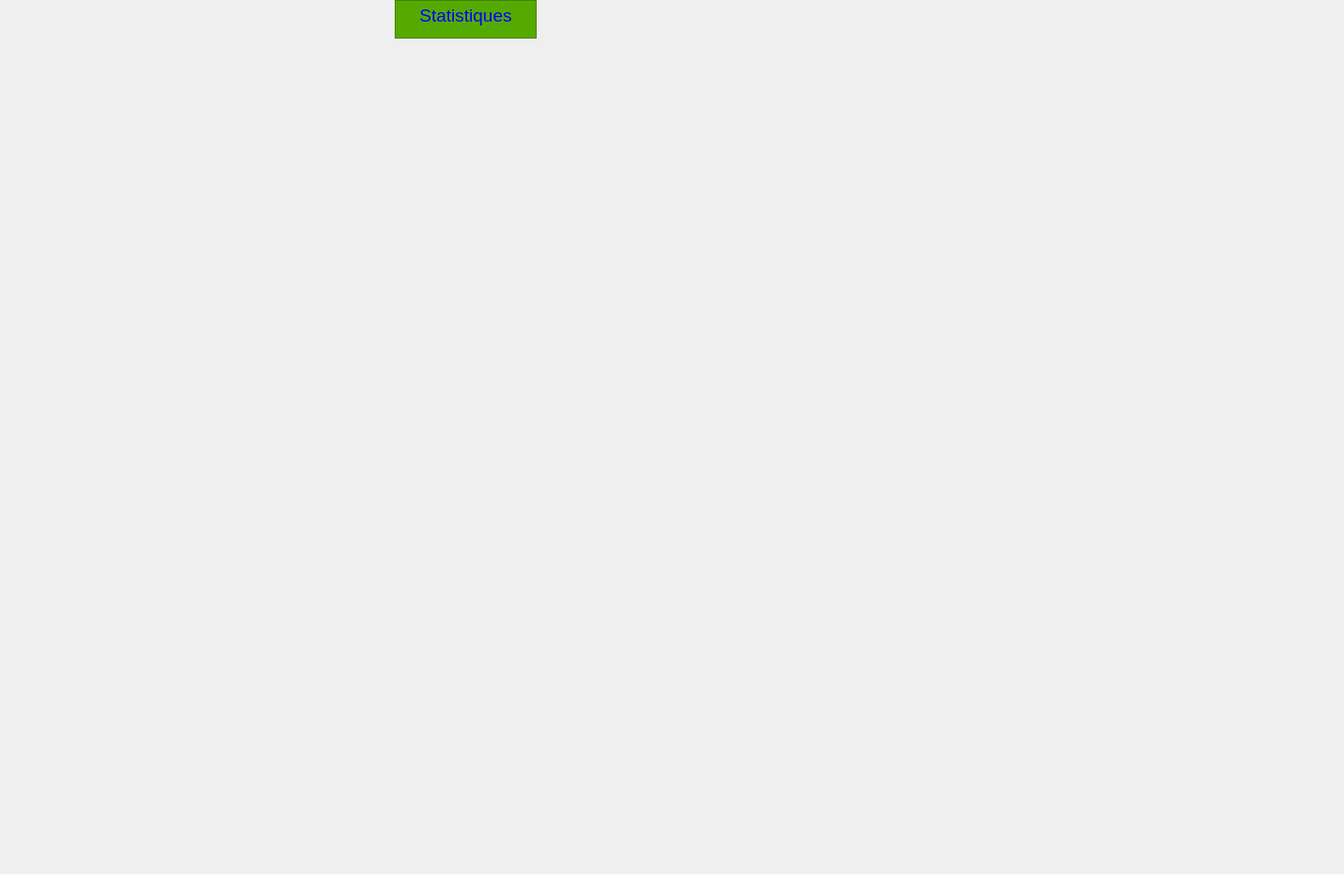
      <widget class="QWidget" name="tab_11">
       <attribute name="title">
        <string>Statistiques</string>
       </attribute>
       <widget class="QTextBrowser" name="textBrowser_7">
        <property name="geometry">
         <rect>
          <x>420</x>
          <y>0</y>
          <width>151</width>
          <height>41</height>
         </rect>
        </property>
        <property name="styleSheet">
         <string notr="true">color: rgb(0, 0, 255);
background-color: rgb(255, 255, 255);
background-color: rgb(85, 170, 0);</string>
        </property>
        <property name="html">
         <string>&lt;!DOCTYPE HTML PUBLIC &quot;-//W3C//DTD HTML 4.0//EN&quot; &quot;http://www.w3.org/TR/REC-html40/strict.dtd&quot;&gt;
&lt;html&gt;&lt;head&gt;&lt;meta name=&quot;qrichtext&quot; content=&quot;1&quot; /&gt;&lt;style type=&quot;text/css&quot;&gt;
p, li { white-space: pre-wrap; }
&lt;/style&gt;&lt;/head&gt;&lt;body style=&quot; font-family:'MS Shell Dlg 2'; font-size:7.8pt; font-weight:400; font-style:normal;&quot;&gt;
&lt;p align=&quot;center&quot; style=&quot; margin-top:0px; margin-bottom:0px; margin-left:0px; margin-right:0px; -qt-block-indent:0; text-indent:0px;&quot;&gt;&lt;span style=&quot; font-family:'MS Shell Dlg 2'; font-size:14pt;&quot;&gt;Statistiques&lt;/span&gt;&lt;/p&gt;&lt;/body&gt;&lt;/html&gt;</string>
        </property>
       </widget>
       <widget class="QFrame" name="horizontalFrame_3">
        <property name="geometry">
         <rect>
          <x>460</x>
          <y>340</y>
          <width>961</width>
          <height>581</height>
         </rect>
        </property>
        <layout class="QHBoxLayout" name="horizontalLayout_3"/>
       </widget>
       <widget class="QFrame" name="horizontalFrame">
        <property name="geometry">
         <rect>
          <x>40</x>
          <y>50</y>
          <width>943</width>
          <height>563</height>
         </rect>
        </property>
        <layout class="QHBoxLayout" name="horizontalLayout_2"/>
       </widget>
      </widget>
